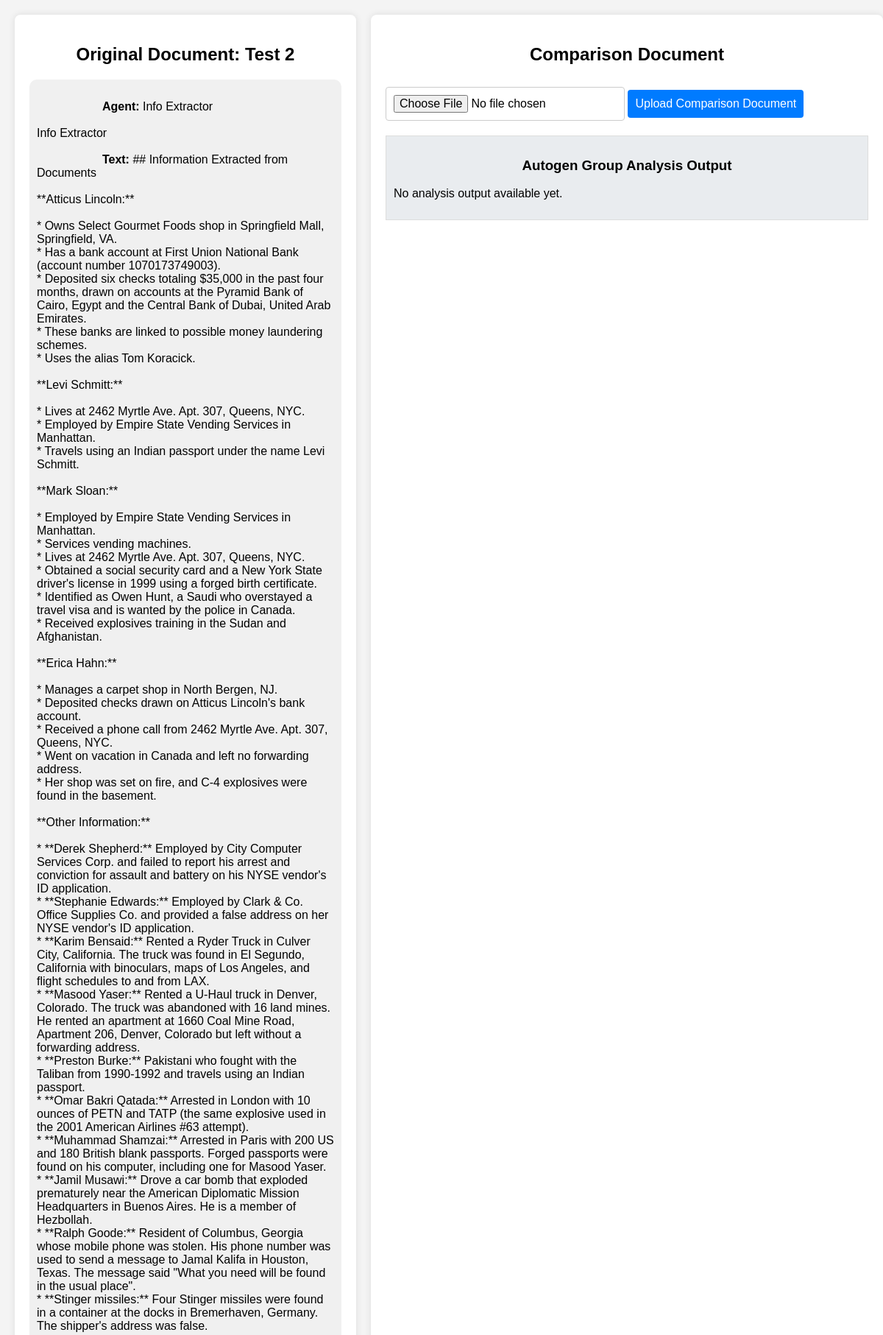
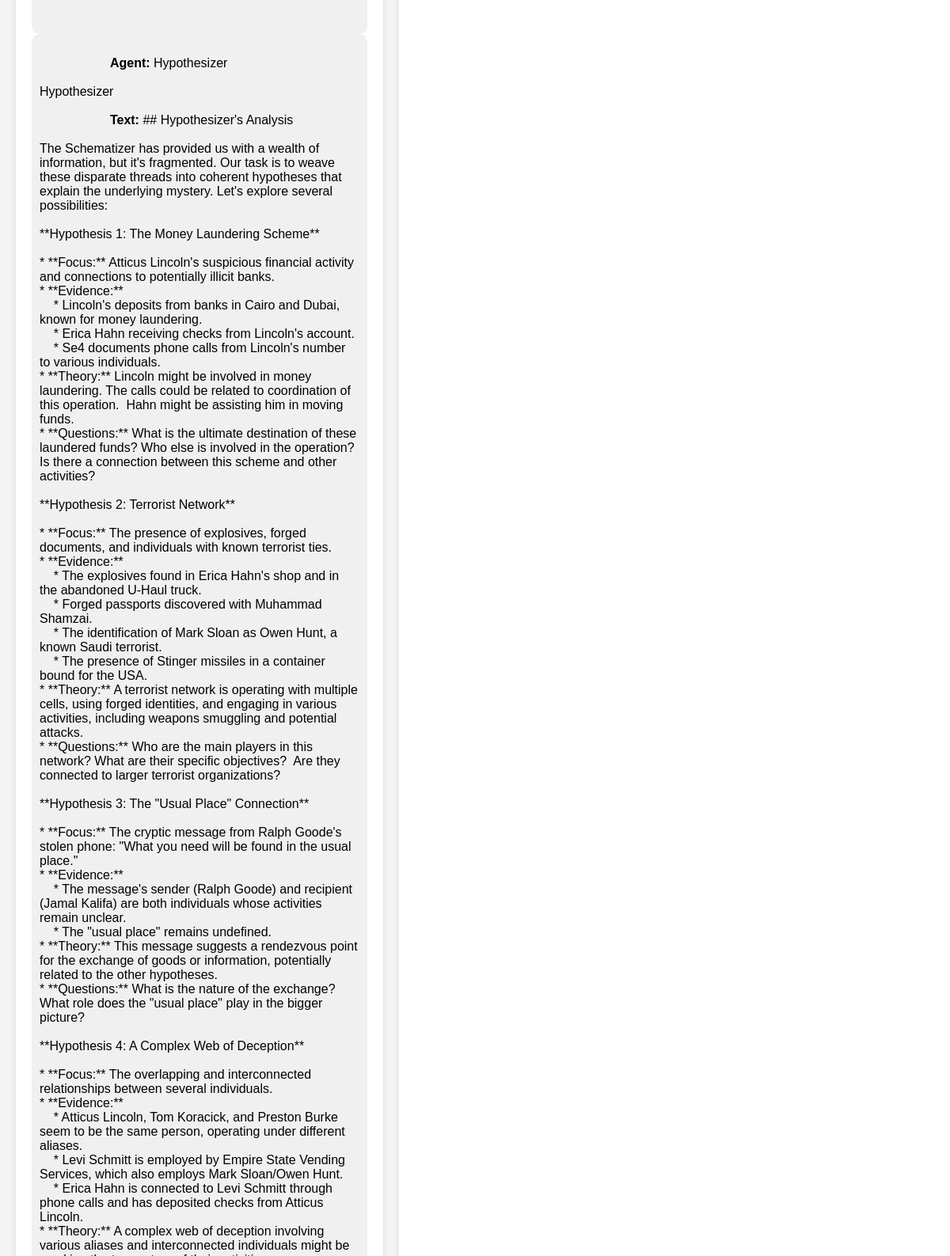
Page /documents/analysis/15/ (upper part) on the committed database (2 pictures, top to bottom).
### myapp/models.py (models this page shows, shortened)
class Document(models.Model):
    name = models.CharField(max_length=255)  # Document name provided by user
    date_uploaded = models.DateTimeField(auto_now_add=True)  # Auto-set the date when uploaded

class Dialogue(models.Model):
    document = models.ForeignKey(Document, on_delete=models.CASCADE, related_name='dialogues')  # Foreign key to Document
    agent = models.CharField(max_length=100)
    text = models.TextField()
    named_entities = models.TextField(blank=True, null=True)
    serial_number = models.IntegerField()

### myapp/views.py (the view)
# urls.py: path('documents/analysis/<int:document_id>/', views.document_analysis, name='document_analysis')
def document_analysis(request, document_id):
    document = get_object_or_404(Document, id=document_id)
    dialogues = document.dialogues.order_by('serial_number')
    search_term = request.GET.get('search', '').strip().lower()
    highlighted_dialogues = []
    if search_term:
        for dialogue in dialogues:
            highlighted_text = dialogue.text
            if search_term in dialogue.text.lower():
                highlighted_text = dialogue.text.replace(search_term, f'<span class="highlight">{search_term}</span>', flags=re.IGNORECASE)
            highlighted_dialogues.append({
                'agent': dialogue.agent,
                'text': highlighted_text,
                'named_entities': dialogue.named_entities
            })
    else:
        highlighted_dialogues = [{'agent': d.agent, 'text': d.text, 'named_entities': d.named_entities} for d in dialogues]
    return render(request, 'document_analysis.html', {'document': document, 'dialogues': highlighted_dialogues, 'search_term': search_term})

### myapp/templates/document_analysis.html (shortened to what this page needs)
<!DOCTYPE html>
<html lang="en">
<head>
</head>
<body>
    <div class="container">
        <div class="left-side">
            <h2>Original Document: {{ document.name }}</h2>
            <div id="dialogue-list">
                {% for dialogue in dialogues %}
                <div class="speech-bubble">
                    <strong>Agent:</strong> {{ dialogue.agent }}<br>
                    <strong>Text:</strong> <span class="dialogue-text">{{ dialogue.text }}</span><br>
                </div>
                {% endfor %}
            </div>
        </div>
        <div class="right-side">
            <h2>Comparison Document</h2>
            <div class="upload-box">
                <form id="comparison-form" method="post" enctype="multipart/form-data">
                    <input type="file" name="comparison_document" accept=".txt,.pdf,.doc,.docx" required>
                    <button type="submit">Upload Comparison Document</button>
                </form>
            </div>
            <div class="output-box">
                <h3>Autogen Group Analysis Output</h3>
                <div id="autogen-output">
                    {% if autogen_output %}
                    <p>{{ autogen_output }}</p>
                    {% else %}
                    <p>No analysis output available yet.</p>
                    {% endif %}
                </div>
            </div>
        </div>
    </div>
</body>
</html>

### myapp/templates/document_analysis.html (style rules this page uses)
body { font-family: Arial, sans-serif; margin: 0; padding: 20px; background-color: #f4f4f4; }
.container { display: grid; grid-template-columns: 40% 60%; gap: 20px; }
.left-side, .right-side { background-color: #fff; padding: 20px; border-radius: 8px; box-shadow: 0 0 10px rgba(0, 0, 0, 0.1); }
.speech-bubble { padding: 10px; border-radius: 10px; background-color: #f0f0f0; display: block; word-wrap: break-word; white-space: pre-wrap; }
.search-box, .upload-box { margin-top: 20px; }
input[type="text"], input[type="file"], button { padding: 10px; margin-top: 10px; font-size: 16px; border: 1px solid #ccc; border-radius: 4px; }
button { background-color: #007bff; color: white; border: none; cursor: pointer; }
.output-box { margin-top: 20px; padding: 10px; border: 1px solid #ddd; background-color: #e9ecef; }
h2, h3 { text-align: center; }

### rows in the picture
Document: name "Test 2"
Dialogue: agent "Info Extractor Info Extractor", text "## Information Extracted from Documents **Atticus Lincoln:** * Owns Select Gourmet Foods shop in Springfield Mall, Springfield, VA. * Has a bank account at First Union National Bank (account number 1070173749003). * Deposited six checks totaling $35,000 in the past four months, drawn on accounts at the Pyramid Bank of Cairo, Egypt and the Central Bank of Dubai, United Arab Emirates. * These banks are linked to possible money laundering schemes. * Uses the alias Tom Koracick. **Levi Schmitt:** * Lives at 2462 Myrtle Ave. Apt. 307, Queens, NYC. * Employed by Empire State Vending Services in Manhattan. * Travels using an Indian passport under the name Levi Schmitt. **Mark Sloan:** * Employed…"
Dialogue: agent "Hypothesizer Hypothesizer"
